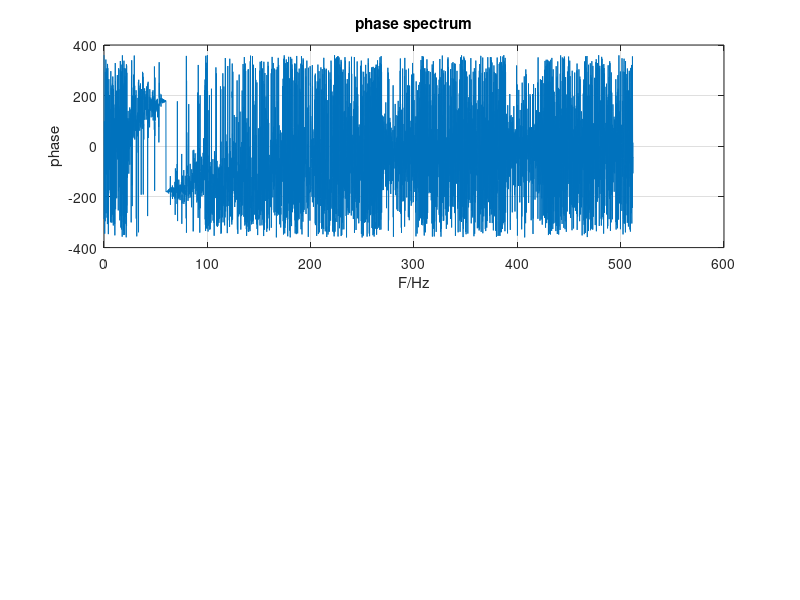

Recreate this plot in MATLAB.
%% 相位谱
% 例子： x = sin(2*pi*60*t);
clc;
fs = 1024;
N = 10240;
n = 0:N-1;
t = n/fs;
x = sin(2*pi*60*t);

y = fft(x,N);
A = abs(y);
f = n*fs/N;
ph = 2*angle(y(1:N/2));

ph = ph*180/pi;
subplot(2,1,1)
plot(f(1:N/2),ph(1:N/2));
xlabel('F/Hz');
ylabel('phase');
title('phase spectrum');
grid on;

